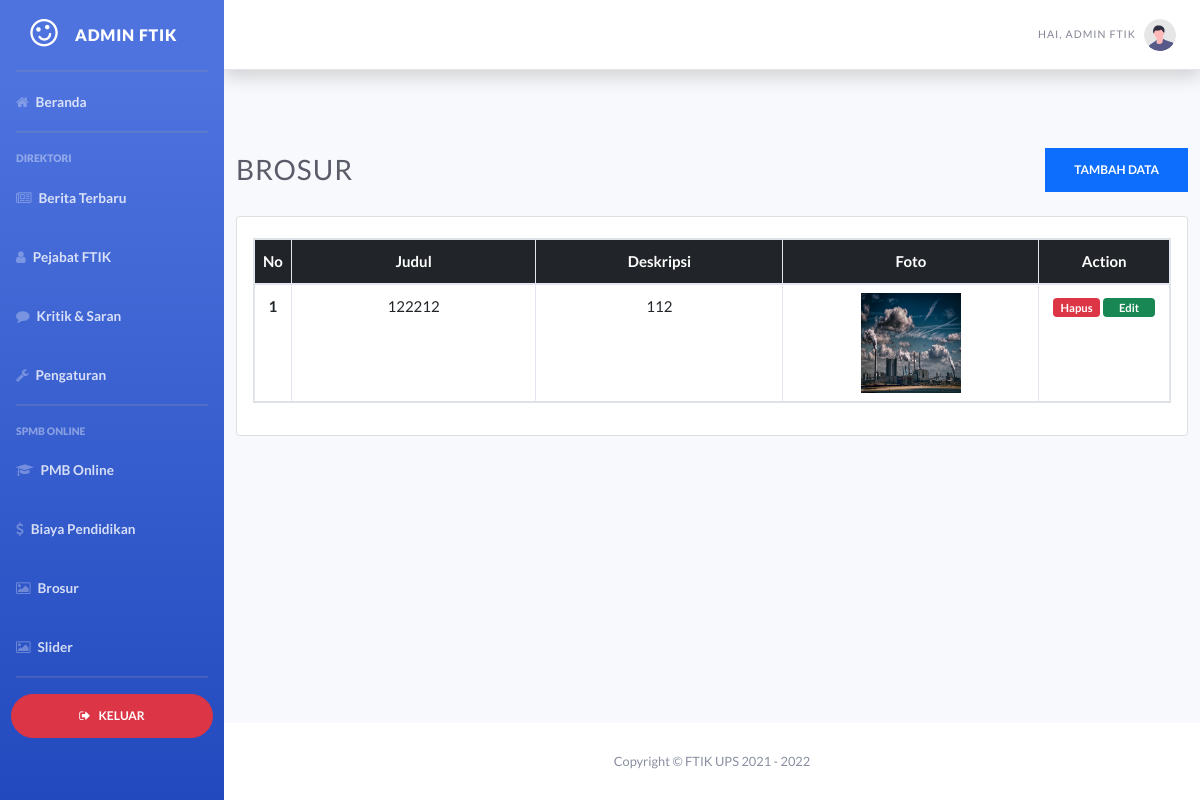
Screenshot of /admin_brosur.php (signed in) with the database file from the repository.
### tables this page shows
CREATE TABLE `tb_brosur` (
  `id` int(11) NOT NULL,
  `judul` varchar(128) NOT NULL,
  `deskripsi` varchar(255) NOT NULL,
  `foto` varchar(255) NOT NULL
);

### admin_brosur.php (the view, shortened to what this page needs)
<!DOCTYPE html>
<html lang="en">
<head>
    <link href="css/all.min.css" rel="stylesheet" type="text/css">
    <link href="css/all.css" rel="stylesheet">
    <link rel="stylesheet" href="https://maxcdn.bootstrapcdn.com/font-awesome/4.5.0/css/font-awesome.min.css" />
    <link href="css/sb-admin-2.min.css" rel="stylesheet">
    <link href="css/bootstrap.min.css" rel="stylesheet">
    <link href="css/style.css" rel="stylesheet">
</head>
<body id="page-top">
    <div id="wrapper">
        <?php include "admin_sidebar.php"; ?>
        <div id="content-wrapper" class="d-flex flex-column">
            <div id="content">
                <?php include "admin_navbar.php" ?>
                <div class="container-fluid">
                    <div class="d-sm-flex align-items-center justify-content-between mb-4">
                        <h1 class="h3 mb-0 text-gray-800">Brosur</h1>
                        <a href="tambah_brosur.php" class="btn btn-primary">Tambah Data</a>
                    </div>
                    <div class="card" style="width: auto; margin:auto">
                        <div class="card-body">
                            <table class="table table-bordered text-center" style="display: block; margin-top: 5px; width: auto; height: auto; overflow: auto;">
                                <thead class="bg-dark text-white text-center">
                                    <tr>
                                        <th scope="col">No</th>
                                        <th width="300px" scope="col">Judul</th>
                                        <th width="300px" scope="col">Deskripsi</th>
                                        <th width="300px" scope="col">Foto</th>
                                        <th width="150px" scope="col">Action</th>
                                    </tr>
                                </thead>
                                <tbody>
                                    <?php
                                    include "koneksi.php";
                                    $query = "SELECT * FROM tb_brosur";
                                    $query_run = mysqli_query($koneksi, $query);
                                    $no = 1;
                                    while ($row = mysqli_fetch_array($query_run)) {
                                    ?>
                                        <tr>
                                            <th scope="row"><?= $no++; ?></th>
                                            <td><?= $row['judul']; ?></td>
                                            <td><?= $row['deskripsi']; ?></td>
                                            <td class="text-center">
                                                <img src="uploads/<?= $row['foto']; ?>" alt="" style="width: 100px; height: 100px;">
                                            </td>
                                            <td class="text-center">
                                                <a href="hapus.php?id_brosur=<?= $row['id']; ?>" onclick="return confirm('Apakah anda yakin?');"><span class="badge bg-danger">Hapus</span></a>
                                                <a href="edit_brosur.php?id_brosur=<?= $row['id']; ?>"><span class="badge bg-success px-3">Edit</span></a>
                                            </td>
                                        </tr>
                                    <?php
                                    }
                                    ?>
                                </tbody>
                            </table>
                        </div>
                    </div>
                </div>
            </div>
            <footer class="sticky-footer bg-white mt-5">
                <div class="container my-auto">
                    <div class="copyright text-center my-auto">
                        <span>Copyright &copy; FTIK UPS 2021 - <?= date('Y') ?></span>
                    </div>
                </div>
            </footer>
        </div>
    </div>
</body>
</html>

### css/style.css (style rules this page uses)
body { line-height: 1.8; color: #898fa1; font-size: 15px; font-family: 'Lato', sans-serif; }
h1,h2,h3,h4,h5,h6 { font-weight: 700; letter-spacing: 1px; text-transform: uppercase; color: #11245A; }
a { font-weight: 700; transition: all 0.4s ease; text-decoration: none; }
img { width: 100%; }
.btn { font-weight: 700; font-size: 12px; text-transform: uppercase; padding: 12px 28px; border-radius: 0; }

### rows the page displays
tb_brosur: judul "122212", deskripsi "112", foto (picture)
